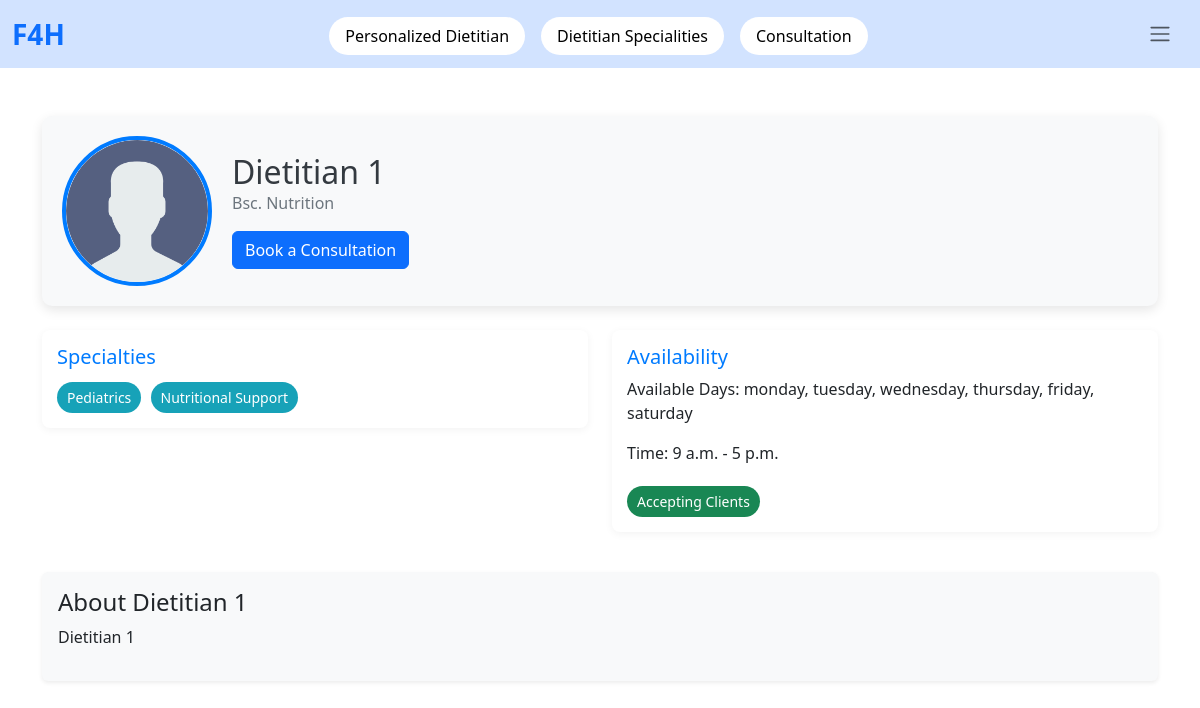
The app's page /user/dietitian_details/3 (signed in) with its own data.
### users_account/models.py (models this page shows, shortened)
class Accounts(AbstractUser):
    email = models.EmailField(unique=True)
    username = models.CharField(max_length=55, unique=True)
    role = models.CharField(choices=ROLE_CHOICE, default='user', max_length=100)
    @property
    def is_profile_complete(self):
        if self.role == 'user' and hasattr(self, 'user_profile'):
            return self.user_profile.is_profile_complete()
        elif self.role == 'dietitian' and hasattr(self, 'dietitian_profile'):
            return self.dietitian_profile.is_profile_complete()
        return False  # If no matching role or profile exists

class Dietitian_Profile(models.Model):
    user = models.OneToOneField(Accounts, on_delete=models.CASCADE)
    full_name = models.CharField(max_length=100, null=False, blank=False)
    photo = models.ImageField(upload_to='dietitian_photos', default='assets/profile.png')
    qualifications = models.TextField(null=False, blank=False)
    experience_years = models.PositiveIntegerField(null=True, blank=True)
    specialties = models.ManyToManyField(Specialties)
    certificate = models.FileField(upload_to="dietitian_certificates",null=True, blank=True)
    bio = models.TextField(null=True, blank=True)
    available = models.BooleanField(default=True)
    verified = models.BooleanField(default=False)

### admin_side/models.py (models this page shows, shortened)
class Specialties(models.Model):
    name = models.CharField(max_length=50)

### dietitian/models.py (models this page shows, shortened)
class Availability(models.Model):
    DAYS_OF_THE_WEEK = [
        ('monday', 'Monday'),
        ('tuesday', 'Tuesday'),
        ('wednesday', 'Wednesday'),
        ('thursday', 'Thursday'),
        ('friday', 'Friday'),
        ('saturday', 'Saturday'),
        ('sunday', 'Sunday'),
    ]
    dietitian = models.ForeignKey(Accounts, on_delete=models.CASCADE, related_name='availabilities')
    available_days = models.TextField(blank=True, default="")
    start_time = models.TimeField()
    end_time = models.TimeField()
    def get_available_days_list(self):
        return self.available_days.split(',') if self.available_days else []

### public_user/views.py (the view)
# urls.py: path('dietitian_details/<int:DId>', Dietitian_details, name="dietitian_details"),
def Dietitian_details(req, DId):
    dietitian = Accounts.objects.get(id=DId)
    try:
        availability = Availability.objects.get(dietitian=dietitian)
    except Availability.DoesNotExist:
        availability = None
    specialty = dietitian.dietitian_profile.specialties
    return render(req, 'dietitian_details.html', {
        'dietitian': dietitian,
        'availability': availability,
        'specialties': specialty,
    })

### public_user/templates/dietitian_details.html (shortened to what this page needs)
{% extends "base.html" %}
{% block content %}
<div class="container py-5">
    <div class="profile-header mb-4">
        <img src="{{ dietitian.dietitian_profile.photo.url }}" alt="Dietitian Photo" class="profile-photo">
        <div class="profile-info">
            <h2>{{ dietitian.dietitian_profile.full_name }}</h2>
            <p class="fs-6 mb-3">{{ dietitian.dietitian_profile.qualifications }}</p>
            {% if dietitian.dietitian_profile.available %}
            <a href="{% url "book_consultation" dietitian.id %}" class="btn btn-primary">Book a Consultation</a>
            {% else %}
            <button class="btn btn-primary" disabled>Book a Consultation</button>
            {% endif %}
        </div>
    </div>
    <div class="row">
        <div class="col-md-6 mb-4">
            <div class="specialties">
                <h4>Specialties</h4>
                {% if specialties %}
                    {% for specialty in specialties.all %}
                        <span class="specialty-tag">{{ specialty.name }}</span>
                    {% endfor %}
                {% else %}
                    <p>No specialties available</p>
                {% endif %}
            </div>
        </div>
        <div class="col-md-6 mb-4">
            <div class="availability">
                <h4>Availability</h4>
                {% if availability %}
                    <p>Available Days: {{ availability.get_available_days_list|join:", " }}</p>
                    <p>Time: {{ availability.start_time }} - {{ availability.end_time }}</p>
                {% else %}
                    <p>Available time not mentioned yet.</p>
                {% endif %}
                {% if dietitian.dietitian_profile.available %}
                    <span class="availability-tag bg-success">Accepting Clients</span>
                {% else %}
                    <span class="availability-tag bg-danger">Not Accepting Clients</span>
                {% endif %}
            </div>
        </div>
    </div>
    <div class="additional-info p-3 mt-3 bg-light rounded shadow-sm">
        <h4>About {{ dietitian.dietitian_profile.full_name }}</h4>
        <p>{{ dietitian.dietitian_profile.bio }}</p>
    </div>
</div>
{% endblock content %}

### public_user/templates/dietitian_details.html (style rules this page uses)
.profile-header { display: flex; align-items: center; gap: 20px; padding: 20px; border-radius: 10px; background-color: #f8f9fa; box-shadow: 0 4px 12px rgba(0, 0, 0, 0.1); }
.profile-photo { width: 150px; height: 150px; border-radius: 50%; object-fit: cover; border: 4px solid #007bff; }
.profile-info h2 { margin: 0; font-size: 2rem; color: #343a40; }
.profile-info p { color: #6c757d; margin-bottom: 0; }
.specialties, .availability { padding: 15px; border-radius: 8px; background-color: #ffffff; box-shadow: 0 2px 8px rgba(0, 0, 0, 0.05); }
.specialties h4, .availability h4 { font-size: 1.25rem; color: #007bff; }
.specialty-tag, .availability-tag { display: inline-block; margin: 5px 5px 0 0; padding: 5px 10px; font-size: 0.875rem; color: #fff; background-color: #17a2b8; border-radius: 20px; }

### records on screen
Accounts: dietitian_profile.photo (placeholder picture), dietitian_profile.full_name "Dietitian 1", dietitian_profile.qualifications "Bsc. Nutrition", dietitian_profile.bio "Dietitian 1"
Specialties: name "Pediatrics"
Specialties: name "Nutritional Support"
Availability: get_available_days_list "monday, tuesday, wednesday, thursday, friday, saturday", start_time "9 a.m.", end_time "5 p.m."
